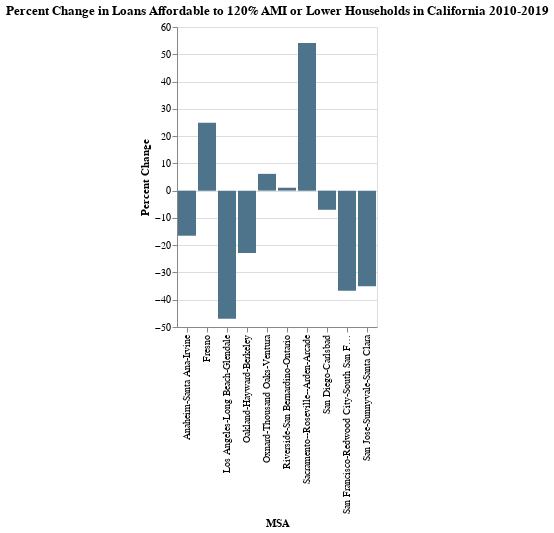

Notebook code cell kept with this figure:
### Code cell
alt.Chart(msa_county_mapAMI).mark_bar().encode(
    x='MSA',
    y='Percent Change',
    tooltip=['Percent Change']
).configure(background="#ffffff").configure_legend().properties(
    title={
      "text": ["Percent Change in Loans Affordable to 120% AMI or Lower Households in California 2010-2019"]})

### Figure 1 — Vega-Lite specification as saved in the notebook (floating-point values rounded to 4 significant figures)
{"config": {"title": {"font": "Veranda Regular"}, "range": {"category": ["#4E748B"]}, "legend": {"labelFont": "Veranda Regular"}, "bar": {"fill": ["#4E748B"], "stroke": false}, "background": "#ffffff"}, "data": {"name": "data-96ee191fb1df75beaafdde67e9e8d8e7"}, "mark": "bar", "encoding": {"tooltip": [{"type": "quantitative", "field": "Percent Change"}], "x": {"type": "nominal", "field": "MSA"}, "y": {"type": "quantitative", "field": "Percent Change"}}, "title": {"text": ["Percent Change in Loans Affordable to 120% AMI or Lower Households in California 2010-2019"]}, "$schema": "https://vega.github.io/schema/vega-lite/v4.0.2.json", "datasets": {"data-96ee191fb1df75beaafdde67e9e8d8e7": [{"Unnamed: 0": 1, "MSA": "Riverside-San Bernardino-Ontario", "County Name": "Riverside County", "Percent of Loans Affordable to 120%_AMI or Lower Households 2019": 0.8073, "Percent of Loans Affordable to 120%_AMI or Lower Households 2010": 0.7988, "Percent Change": 1.061}, {"Unnamed: 0": 2, "MSA": "Sacramento--Roseville--Arden-Arcade", "County Name": "El Dorado County", "Percent of Loans Affordable to 120%_AMI or Lower Households 2019": 0.7661, "Percent of Loans Affordable to 120%_AMI or Lower Households 2010": 0.4969, "Percent Change": 54.17}, {"Unnamed: 0": 3, "MSA": "San Jose-Sunnyvale-Santa Clara", "County Name": "Santa Clara County", "Percent of Loans Affordable to 120%_AMI or Lower Households 2019": 0.5234, "Percent of Loans Affordable to 120%_AMI or Lower Households 2010": 0.806, "Percent Change": -35.06}, {"Unnamed: 0": 5, "MSA": "San Diego-Carlsbad", "County Name": "San Diego County", "Percent of Loans Affordable to 120%_AMI or Lower Households 2019": 0.6177, "Percent of Loans Affordable to 120%_AMI or Lower Households 2010": 0.6643, "Percent Change": -7.018}, {"Unnamed: 0": 18, "MSA": "Fresno", "County Name": "Fresno County", "Percent of Loans Affordable to 120%_AMI or Lower Households 2019": 0.821, "Percent of Loans Affordable to 120%_AMI or Lower Households 2010": 0.6574, "Percent Change": 24.89}, {"Unnamed: 0": 23, "MSA": "Oxnard-Thousand Oaks-Ventura", "County Name": "Ventura County", "Percent of Loans Affordable to 120%_AMI or Lower Households 2019": 0.7563, "Percent of Loans Affordable to 120%_AMI or Lower Households 2010": 0.7125, "Percent Change": 6.152}, {"Unnamed: 0": 24, "MSA": "Anaheim-Santa Ana-Irvine", "County Name": "Orange County", "Percent of Loans Affordable to 120%_AMI or Lower Households 2019": 0.5935, "Percent of Loans Affordable to 120%_AMI or Lower Households 2010": 0.7111, "Percent Change": -16.53}, {"Unnamed: 0": 25, "MSA": "Los Angeles-Long Beach-Glendale", "County Name": "Los Angeles County", "Percent of Loans Affordable to 120%_AMI or Lower Households 2019": 0.3798, "Percent of Loans Affordable to 120%_AMI or Lower Households 2010": 0.7163, "Percent Change": -46.98}, {"Unnamed: 0": 26, "MSA": "Oakland-Hayward-Berkeley", "County Name": "Alameda County", "Percent of Loans Affordable to 120%_AMI or Lower Households 2019": 0.5433, "Percent of Loans Affordable to 120%_AMI or Lower Households 2010": 0.7043, "Percent Change": -22.86}, {"Unnamed: 0": 27, "MSA": "San Francisco-Redwood City-South San Francisco", "County Name": "San Francisco County", "Percent of Loans Affordable to 120%_AMI or Lower Households 2019": 0.4009, "Percent of Loans Affordable to 120%_AMI or Lower Households 2010": 0.6337, "Percent Change": -36.74}]}}
